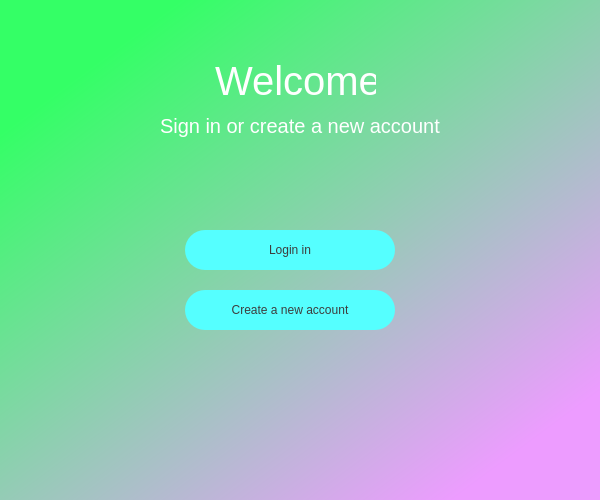
<?xml version="1.0" encoding="UTF-8"?>
<ui version="4.0">
 <class>Dialog</class>
 <widget class="QDialog" name="Dialog">
  <property name="geometry">
   <rect>
    <x>0</x>
    <y>0</y>
    <width>600</width>
    <height>500</height>
   </rect>
  </property>
  <property name="windowTitle">
   <string>Dialog</string>
  </property>
  <widget class="QWidget" name="dgwidget" native="true">
   <property name="geometry">
    <rect>
     <x>0</x>
     <y>0</y>
     <width>600</width>
     <height>500</height>
    </rect>
   </property>
   <property name="styleSheet">
    <string notr="true">QWidget#dgwidget{
background-color: qlineargradient(spread:pad, x1:0.16, y1:0.125, x2:0.857591, y2:0.909, stop:0 rgba(52, 255, 102, 255), stop:1 rgba(237, 156, 255, 255));}</string>
   </property>
   <widget class="QLabel" name="label">
    <property name="geometry">
     <rect>
      <x>215</x>
      <y>50</y>
      <width>161</width>
      <height>61</height>
     </rect>
    </property>
    <property name="font">
     <font>
      <pointsize>30</pointsize>
      <weight>50</weight>
      <bold>false</bold>
     </font>
    </property>
    <property name="styleSheet">
     <string notr="true">color: rgb(255, 255, 255);</string>
    </property>
    <property name="text">
     <string>Welcome</string>
    </property>
   </widget>
   <widget class="QLabel" name="label_2">
    <property name="geometry">
     <rect>
      <x>160</x>
      <y>110</y>
      <width>291</width>
      <height>31</height>
     </rect>
    </property>
    <property name="font">
     <font>
      <pointsize>15</pointsize>
      <weight>50</weight>
      <bold>false</bold>
      <kerning>true</kerning>
     </font>
    </property>
    <property name="styleSheet">
     <string notr="true">color: rgb(255, 255, 255);</string>
    </property>
    <property name="text">
     <string>Sign in or create a new account</string>
    </property>
   </widget>
   <widget class="QPushButton" name="pushButton_login">
    <property name="geometry">
     <rect>
      <x>185</x>
      <y>230</y>
      <width>210</width>
      <height>40</height>
     </rect>
    </property>
    <property name="styleSheet">
     <string notr="true">QPushButton{
border-radius:20px;
background-color: rgb(85, 255, 255);
color: rgb(61, 61, 61);
font: 13pt &quot;MS Shell Dlg 2&quot;;
}

QPushButton:hover {
	background-color: rgb(170, 255, 255);
}</string>
    </property>
    <property name="text">
     <string>Login in</string>
    </property>
   </widget>
   <widget class="QPushButton" name="pushButton_create">
    <property name="geometry">
     <rect>
      <x>185</x>
      <y>290</y>
      <width>210</width>
      <height>40</height>
     </rect>
    </property>
    <property name="styleSheet">
     <string notr="true">QPushButton{
border-radius:20px;
background-color: rgb(85, 255, 255);
color: rgb(61, 61, 61);
font: 13pt &quot;MS Shell Dlg 2&quot;;
}

QPushButton:hover {
	background-color: rgb(170, 255, 255);
}</string>
    </property>
    <property name="text">
     <string>Create a new account</string>
    </property>
   </widget>
  </widget>
 </widget>
 <resources/>
 <connections/>
</ui>
